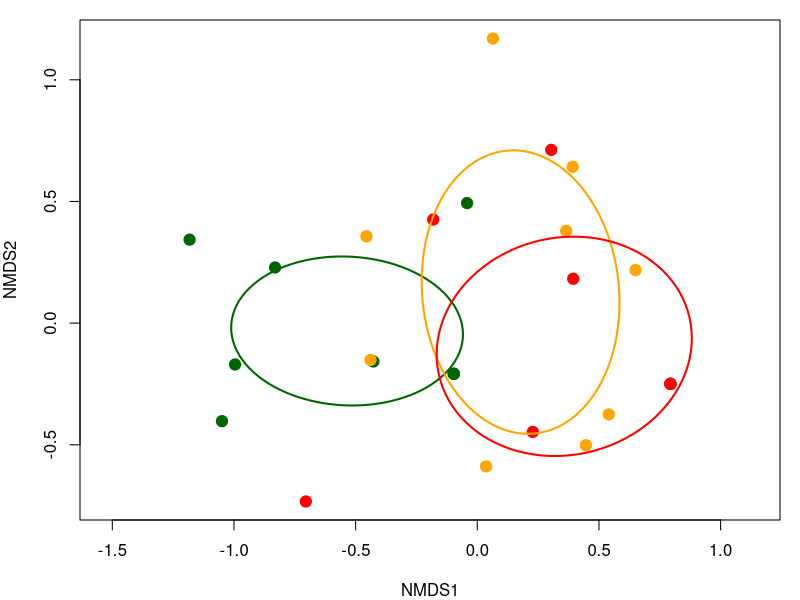

Write the R code that produced this figure.
## ---- chunk 1
knitr::opts_chunk$set(echo = TRUE, fig.width=5, fig.height=3, fig.align='center')
## ---- chunk 2

# Load necessary packages

library(tidyverse)
library(vegan)

# Load necessary data

smamms <- read_csv('./data/unique_smamms.csv') # using dataset with one row per unique individual
effort <- read_csv('./data/effort.csv')

## ---- chunk 3

# Update classes

smamms <- smamms %>% 
  mutate(severity = factor(severity, levels = c('unb', 'mod', 'high')))

# Data frame containing only sites and severities

sevs <- smamms %>% 
  group_by(site) %>% 
  filter(row_number()==1) %>% 
  select(site, severity) %>% 
  arrange(severity)

## ---- chunk 4

# Create a species matrix

matrix_temp <- smamms %>% 
  mutate(site = factor(site, levels = sevs$site)) %>% # order sites by severity
  group_by(site, species) %>% 
  tally() %>% # count individuals per species per site
  spread(species, n) %>% # re-format into matrix
  ungroup() %>% 
  replace(., is.na(.), 0) # replace NAs with 0

sites <- matrix_temp$site # vector of just sites

matrix <- matrix_temp %>% 
  select(-site) # remove site column for input into vegan

matrix <- as.matrix(matrix)
rownames(matrix) <- sites



# Create a species matrix adjusted for trapping effort

matrix_temp <- smamms %>% 
  group_by(site, species) %>% 
  tally() %>% # count individuals per species per site
  full_join(., effort, by = 'site') %>% 
  mutate(n_adj = n/effort*300) %>% # add column for n adjusted for effort
  ungroup() %>% 
  mutate(site = factor(site, levels = sevs$site)) %>% # order sites by severity  
  select(site, species, n_adj) %>% 
  spread(species, n_adj) %>% # re-format into matrix
  replace(., is.na(.), 0) # replace NAs with 0

sites <- matrix_temp$site # vector of just sites

matrix_adj <- matrix_temp %>% 
  select(-site) # remove site column for input into vegan

matrix_adj <- as.matrix(matrix_adj)
rownames(matrix_adj) <- sites

## ---- chunk 5

# NMDS with raw abundance data

smamm_ord <- metaMDS(matrix,
                     distance = 'bray',
                     k = 2, # number of dimensions
                     trymax = 100) # how many times we want it to try a random start



# NMDS with abundance data adjusted for trapping effort

smamm_ord_adj <- metaMDS(matrix_adj,
                         distance = 'bray',
                         k = 2,
                         trymax = 100)


## ---- chunk 6

# NMDS plot

colors <- c('darkgreen', 'orange', 'red')

par(mar = c(4,4,1,1))
plot(smamm_ord_adj,
     display = 'sites',
     type = 'n')
points(smamm_ord_adj,
       display = 'sites',
       cex = 1.5,
       pch = 19,
       col = colors[sevs$severity])
ordiellipse(smamm_ord_adj,
            groups = sevs$severity, # by default plots ellipse with std error around centroids
            label = FALSE,
            col = colors,
            lwd = 2)

